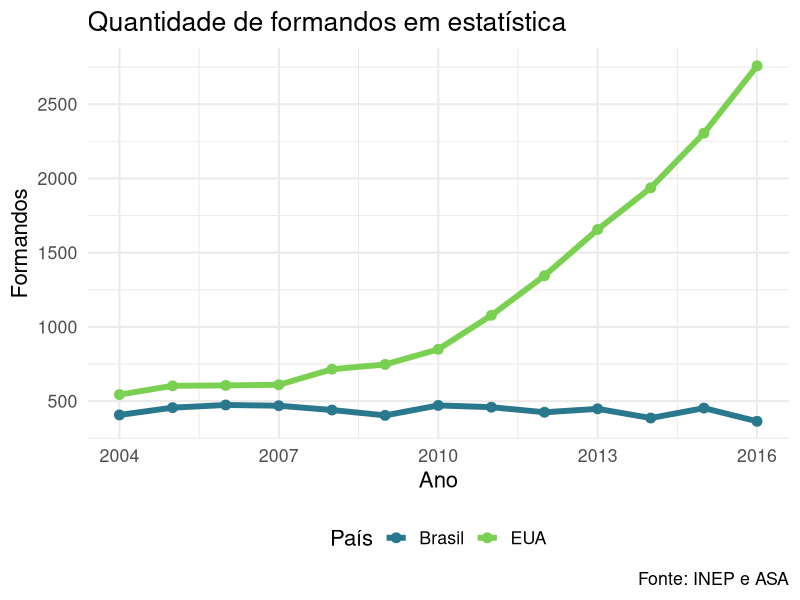

This figure's R source: (Note: this script raises an error after producing the figure.)
## ---- chunk 1
options(htmltools.dir.version = FALSE)
knitr::opts_chunk$set(echo=FALSE, warning=FALSE, message=FALSE,
                      out.width = "90%", fig.align = "center")
## ---- chunk 2
library(tidyverse)
p <- tibble::tribble(
   ~ano, ~vagas_br, ~form_bra, ~form_eua,
  2004L,1334L,407L,544L,
  2005L,1356L,456L,603L,
  2006L,1296L,474L,606L,
  2007L,1429L,469L,610L,
  2008L,1766L,440L,715L,
  2009L,1673L,404L,747L,
  2010L,1836L,471L,849L,
  2011L,1972L,459L,1078L,
  2012L,1954L,425L,1345L,
  2013L,1798L,448L,1656L,
  2014L,1787L,386L,1937L,
  2015L,1789L,453L,2305L,
  2016L,1817L,364L,2758L
) %>% 
  select(-vagas_br) %>% 
  gather(tipo_form, form, starts_with("form")) %>% 
  mutate(tipo_form = if_else(tipo_form == "form_bra", "Brasil", "EUA")) %>% 
  ggplot(aes(x = ano, y = form, colour = tipo_form)) + 
  geom_line(size = 2) +
  geom_point(size = 3) +
  scale_colour_viridis_d(begin = 0.4, end = 0.8) +
  scale_y_continuous(breaks = 500 * 0:10) +
  theme_minimal(16) +
  labs(colour = "País",
       x = "Ano", y = "Formandos",
       title = "Quantidade de formandos em estatística",
       caption = "Fonte: INEP e ASA") +
  theme(legend.position = "bottom")
p
## ---- chunk 3
knitr::include_graphics(c("imgs/friends.jpg", "imgs/acordao.png", "imgs/wave.png"))
## ---- chunk 4
knitr::include_graphics("imgs/deepl.png")
## ---- chunk 5
knitr::include_graphics("imgs/diff.png")
## ---- chunk 6
knitr::include_graphics("imgs/dsvenn1.png")
## ---- chunk 7
knitr::include_graphics("imgs/dsvenn2.png")
## ---- chunk 8
knitr::include_graphics("imgs/dsvenn3.png")
## ---- chunk 9
knitr::include_graphics("imgs/quit.png")
## ---- chunk 10
knitr::include_graphics("imgs/dead.png")
## ---- chunk 11
knitr::include_graphics("imgs/panic.jpg")
## ---- chunk 12
knitr::include_graphics("imgs/data-science.png")
## ---- chunk 13
knitr::include_graphics("imgs/glm.png")
## ---- chunk 14
knitr::include_graphics("imgs/y1.png")
## ---- chunk 15
knitr::include_graphics("imgs/thinking.png")
## ---- chunk 16
knitr::include_graphics("imgs/img01.png")
## ---- chunk 17
knitr::include_graphics("imgs/img02.png")
## ---- chunk 18
knitr::include_graphics("imgs/img03.png")
## ---- chunk 19
knitr::include_graphics("imgs/img04.png")
## ---- chunk 20
knitr::include_graphics("imgs/img05.png")
## ---- chunk 21
knitr::include_graphics("imgs/pesqele.png")
## ---- chunk 22
knitr::include_graphics("imgs/carteirinha.jpg")
